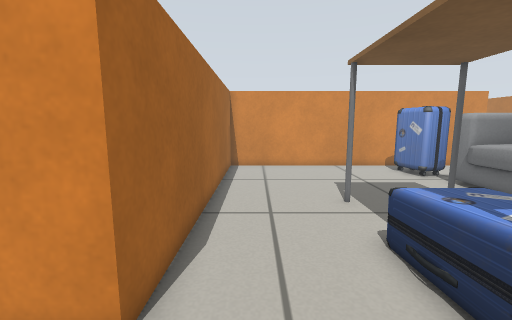
[1] (above)

24 first-person views from a walk through a robot-simulator world made for Gazebo. The camera is 0.57 m above the floor, tilts 8° down and sees 90° across. Floor lines are 1 m apart. The floor is counted in squares, 0.2 m on a side. Each view is taken from the middle of a square. On the plan, view 1 faces up. The plan holds only what a view shows up to about 19 squares ahead; the rest is blank. Robots are left out. Some stock models are drawn as simple stand-ins.

[2]
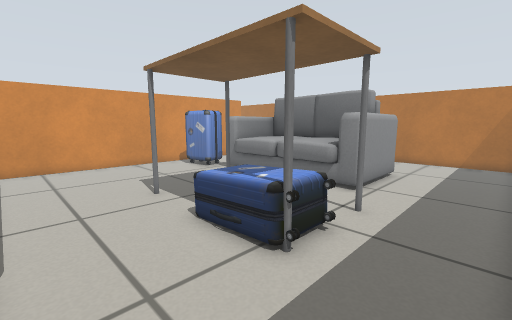

[3]
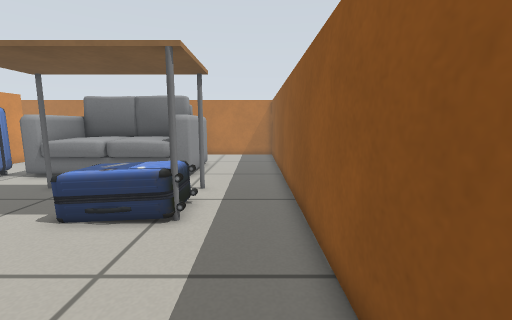

[4]
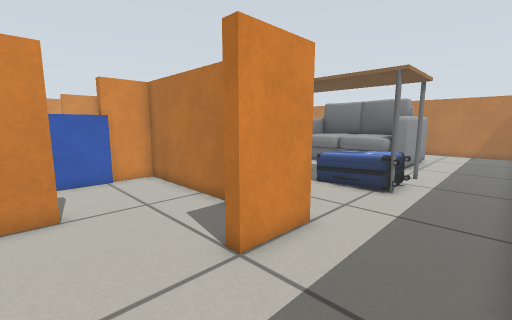

[5]
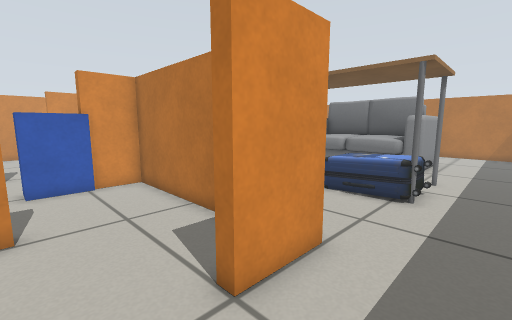

[6]
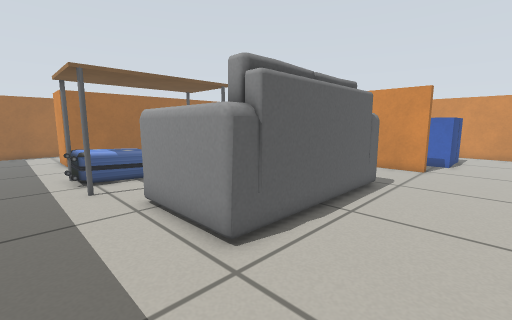

[7]
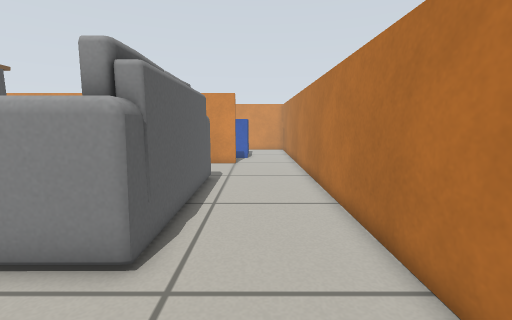

[8]
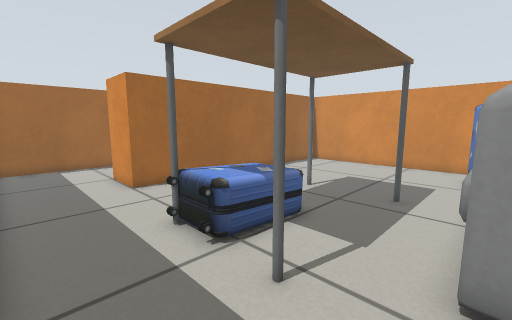

[9]
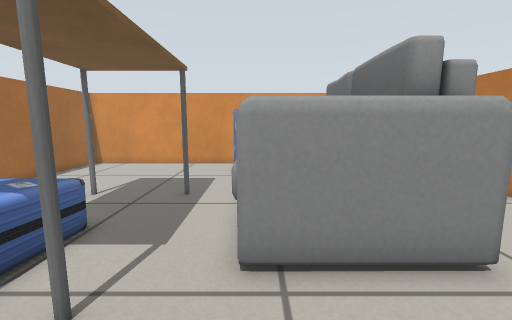

[10]
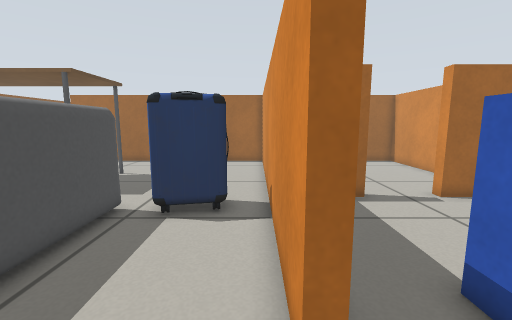

[11]
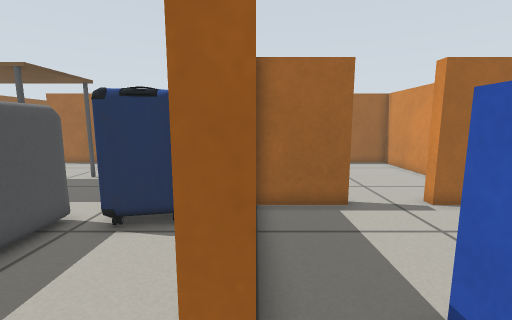

[12]
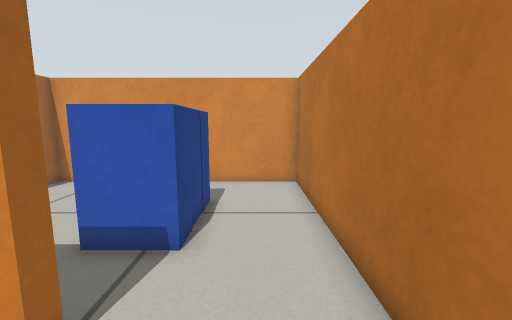

[13]
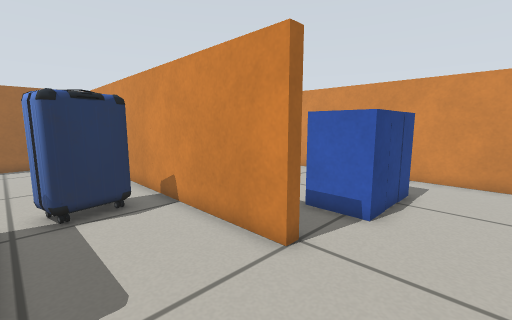

[14]
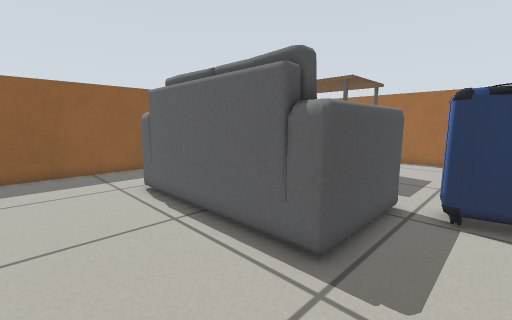

[15]
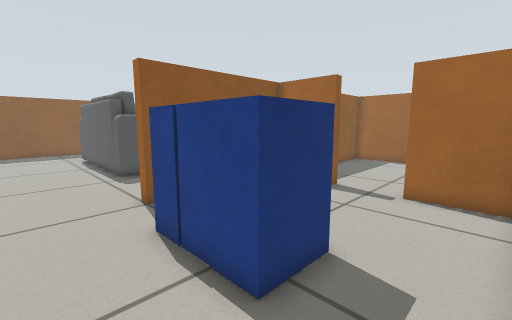

[16]
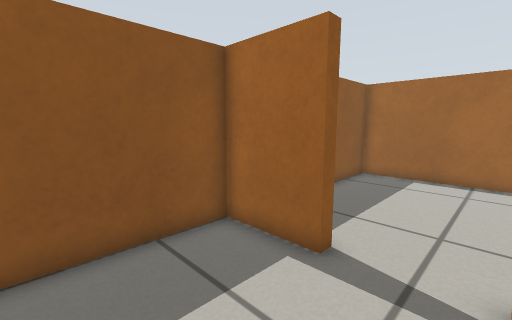

[17]
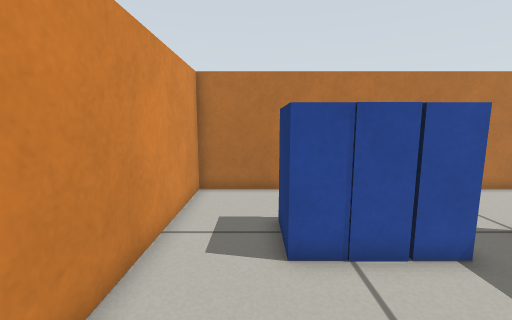

[18]
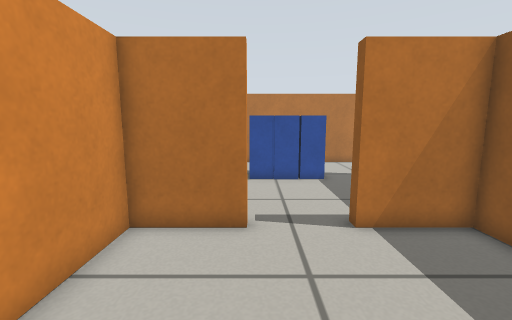

[19]
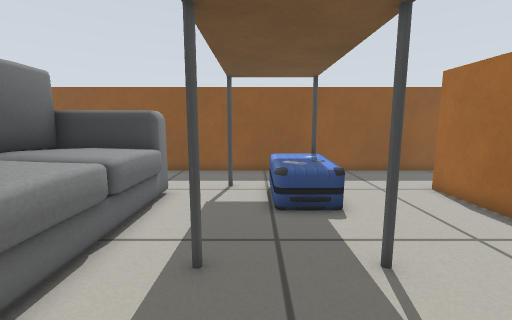

[20]
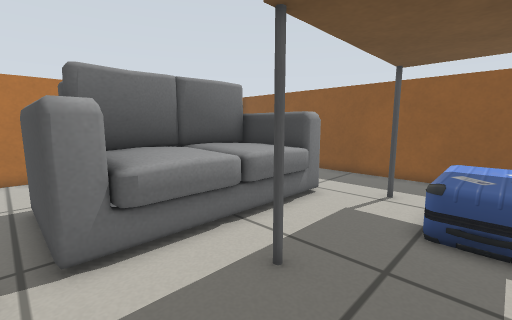

[21]
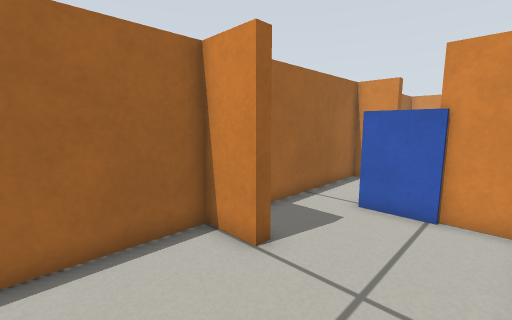

[22]
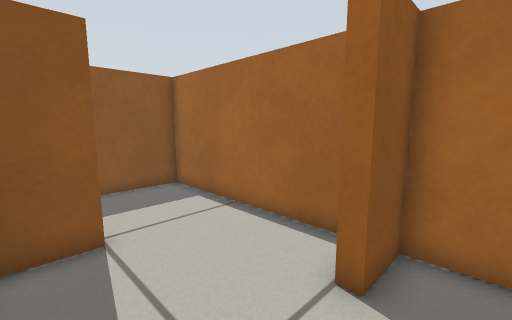

[23]
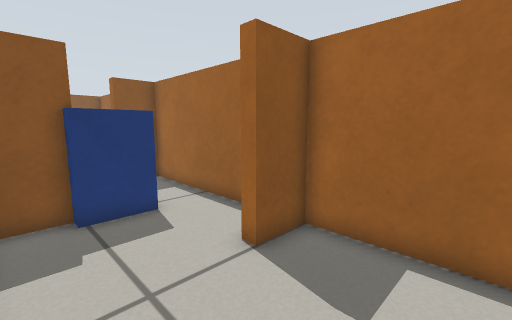

[24]
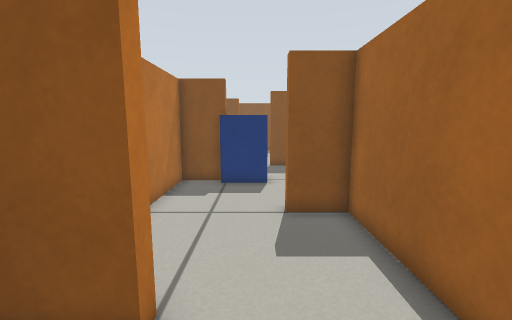

### Floor plan
Points are (right, up) in squares from view 1. A wall is a line through its corners. A room is listed if a view was taken in it or the views show most of it. See-through windows are left out.
Room 1 (views 1, 2, 3, 4, 5, 6, 7, 8, 9, 10, 12, 13, 14, 19, 20)
walls: (15.5, 17.5) (-1.7, 17.5) (-1.7, 3) (-4.5, 3) (-4.5, 3.5); (20, -1.2) (20, 17.5); (-9, 3.5) (-9, -1.5) (19.1, -1.5)
ways out: opening at (17.5, 18) to room 2; opening at (-6.5, 3) to room 4
objects: table (3, 2); suitcase (3, 2) to (5, 6); table (3, 9); table (7, 2); table (7, 9); suitcase (9, 14) to (10, 16); sofa (10, 4) to (14, 12)
Room 2 (views 11, 15, 16, 17)
walls: (7.7, 21.3) (8.2, 21.3) (8.2, 18) (15.5, 18) (15.5, 17.5); (20, 17.5) (20, 27.5) (8.2, 27.5) (8.2, 24.3) (7.7, 24.3)
ways out: opening at (17.5, 18) to room 1; opening at (8, 23) to room 3
objects: suitcase (14, 21) to (16, 22); suitcase (14, 23) to (16, 23); suitcase (14, 24) to (16, 24)
Room 3 (view 18)
walls: (7.7, 24.3) (7.7, 27.5) (-1.7, 27.5) (-1.7, 18) (1.6, 18); (6.6, 18) (7.7, 18) (7.7, 21.3)
ways out: opening at (8, 23) to room 2
Room 4 (view 21)
walls: (-7, 8) (-9, 8) (-9, 3.5); (-4.5, 3.5) (-2.8, 3.5); (-2.2, 6.4) (-2.2, 7.6)
ways out: opening at (-6.5, 3) to room 1; opening at (-4.5, 8) to room 5
Room 5 (view 22)
walls: (-2.2, 7.6) (-2.2, 12.7) (-4.5, 12.7); (-9, 12.5) (-9, 8.5) (-7, 8.5) (-7, 8)
ways out: opening at (-4.5, 8) to room 4; opening at (-6.5, 13) to room 8
Room 6 (view 23)
walls: (-2.6, 22.5) (-4.5, 22.5); (-9, 22.4) (-9, 18) (-7, 18) (-7, 17.5)
ways out: opening at (-6.5, 23) to room 7; opening at (-4.5, 18) to room 8
Room 7 (view 24)
walls: (-4.5, 22.5) (-4.5, 23) (-2.6, 23); (-9, 23.4) (-9, 22.4)
ways out: opening at (-6.5, 23) to room 6
Room 8 (no view inside)
walls: (-7, 17.5) (-9, 17.5) (-9, 12.5); (-4.5, 12.7) (-4.5, 13.3) (-2.2, 13.3) (-2.2, 17.2)
ways out: opening at (-6.5, 13) to room 5; opening at (-4.5, 18) to room 6
objects: suitcase (-6, 13) to (-5, 14)

Where each view was taken, in squares from view 1:
view 1: 0 up, 0 right, facing up
view 2: 1 down, 1 left, facing up-right
view 3: 0 up, 4 left, facing right
view 4: 1 down, 8 left, facing up-right
view 5: 0 up, 7 left, facing up-right
view 6: 0 up, 19 right, facing up-left
view 7: 1 down, 17 right, facing up
view 8: 1 down, 10 right, facing up-left
view 9: 1 down, 10 right, facing up
view 10: 17 up, 18 right, facing left
view 11: 18 up, 17 right, facing left
view 12: 15 up, 18 right, facing up
view 13: 13 up, 19 right, facing up-left
view 14: 15 up, 19 right, facing down-left
view 15: 27 up, 19 right, facing down-left
view 16: 24 up, 13 right, facing down-left
view 17: 25 up, 9 right, facing right
view 18: 24 up, 1 right, facing right
view 19: 14 up, 6 right, facing down
view 20: 13 up, 4 right, facing down-right
view 21: 4 up, 3 left, facing up-left
view 22: 10 up, 3 left, facing down-left
view 23: 22 up, 3 left, facing down-left
view 24: 26 up, 6 left, facing down
